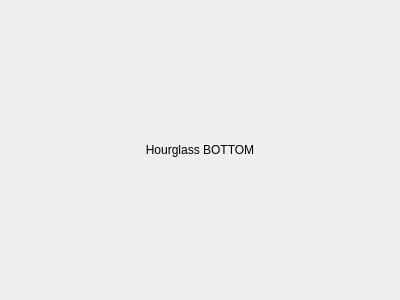
<?xml version="1.0" encoding="UTF-8"?>
<ui version="4.0">
 <class>hourglassAnimationWidget</class>
 <widget class="QWidget" name="hourglassAnimationWidget">
  <property name="geometry">
   <rect>
    <x>0</x>
    <y>0</y>
    <width>400</width>
    <height>300</height>
   </rect>
  </property>
  <property name="windowTitle">
   <string>Form</string>
  </property>
  <layout class="QVBoxLayout" name="verticalLayout">
   <property name="leftMargin">
    <number>0</number>
   </property>
   <property name="topMargin">
    <number>0</number>
   </property>
   <property name="rightMargin">
    <number>0</number>
   </property>
   <property name="bottomMargin">
    <number>0</number>
   </property>
   <item>
    <layout class="QGridLayout" name="gridLayout">
     <property name="topMargin">
      <number>0</number>
     </property>
     <item row="0" column="0">
      <widget class="QStackedWidget" name="stackedWidget">
       <property name="currentIndex">
        <number>1</number>
       </property>
       <widget class="QWidget" name="page">
        <layout class="QVBoxLayout" name="verticalLayout_2">
         <property name="leftMargin">
          <number>0</number>
         </property>
         <property name="topMargin">
          <number>0</number>
         </property>
         <property name="rightMargin">
          <number>0</number>
         </property>
         <property name="bottomMargin">
          <number>0</number>
         </property>
         <item>
          <layout class="QGridLayout" name="gridLayout_2">
           <item row="0" column="0">
            <widget class="QLabel" name="hourglassTopLabel">
             <property name="text">
              <string>Hourglass TOP</string>
             </property>
             <property name="alignment">
              <set>Qt::AlignCenter</set>
             </property>
            </widget>
           </item>
          </layout>
         </item>
        </layout>
       </widget>
       <widget class="QWidget" name="page_2">
        <layout class="QVBoxLayout" name="verticalLayout_3">
         <property name="leftMargin">
          <number>0</number>
         </property>
         <property name="topMargin">
          <number>0</number>
         </property>
         <property name="rightMargin">
          <number>0</number>
         </property>
         <property name="bottomMargin">
          <number>0</number>
         </property>
         <item>
          <layout class="QGridLayout" name="gridLayout_3">
           <item row="0" column="0">
            <widget class="QLabel" name="hourglassBottomLabel">
             <property name="text">
              <string>Hourglass BOTTOM</string>
             </property>
             <property name="alignment">
              <set>Qt::AlignCenter</set>
             </property>
            </widget>
           </item>
          </layout>
         </item>
        </layout>
       </widget>
      </widget>
     </item>
    </layout>
   </item>
  </layout>
 </widget>
 <resources/>
 <connections/>
</ui>
